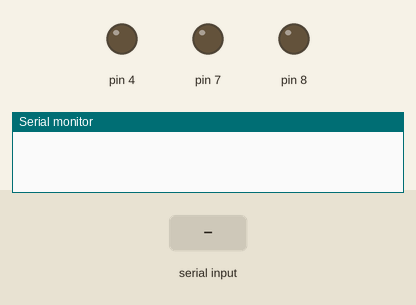
The sketch below on a simulated Arduino Uno, built with avr-gcc and run on an emulated ATmega328P. Shown: output pins drawn as LEDs (lit = HIGH), the last lines printed to the serial monitor. Inputs (shaded band) come from the test bench.

Above: at 1.2 s.
1.3 s: "90,45\n" received over Serial
At 9.3 s:
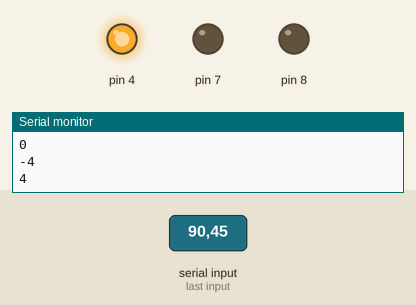
Timing chart, 0 to 10.3 s (numbered marks = the images above; inputs shaded):
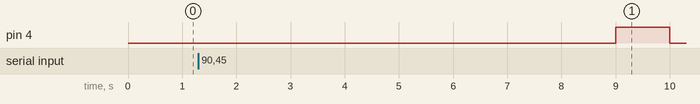

The sketch:

led.ino
```cpp
int ledPin;

void setup() {
  pinMode(4, OUTPUT);
  pinMode(7, OUTPUT);
  pinMode(8, OUTPUT);
  Serial.begin(9600);
}

void loop() {
   if (Serial.available()){
     ledPin = Serial.read() - '0';
     Serial.println(ledPin);
     light(ledPin);
   }
   delay(500);
}

void light(int pin){
  digitalWrite(pin, HIGH);
  delay(1000);
  digitalWrite(pin, LOW);
  delay(1000);
}
```

Measured:
- after the input at 1.3 s, pin 4: LOW → HIGH after 7.7 s, → LOW 1.0 s later
